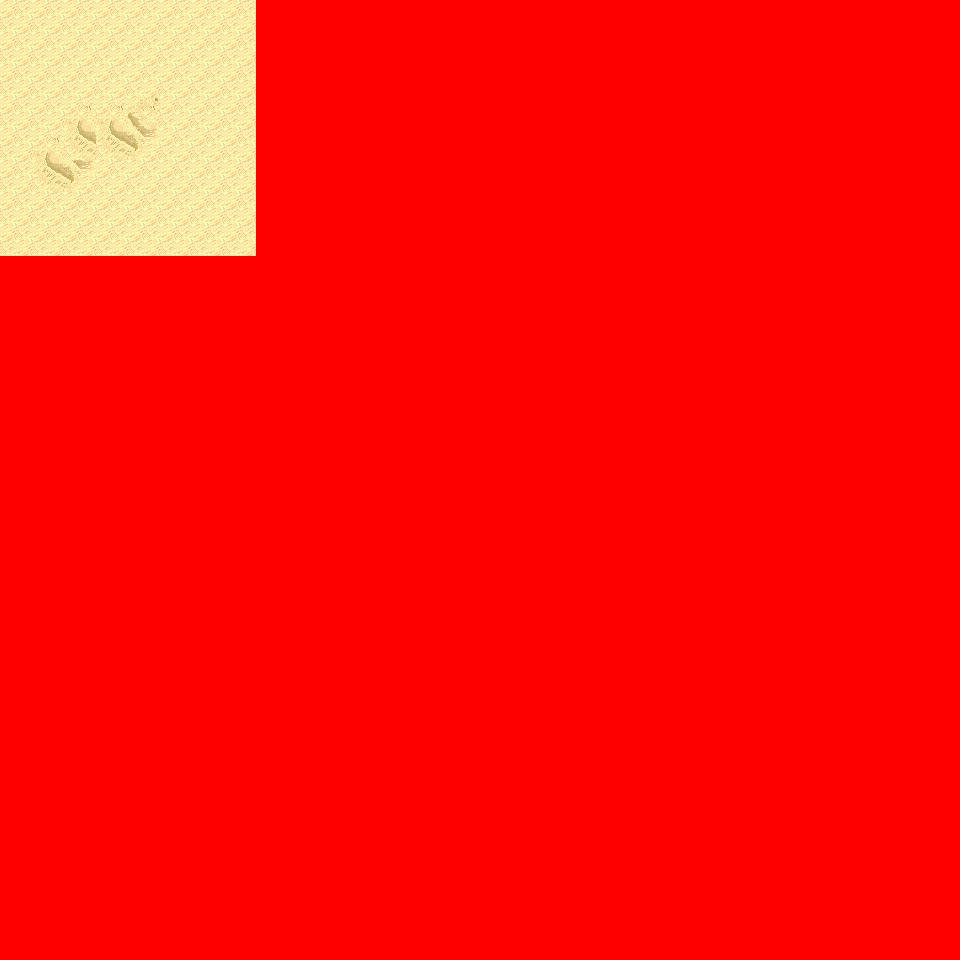

Below is a game level as drawn by its tile map, then a one-line description and the .tmx that defines it (tile-layer data replaced by summaries):
An orthogonal 30x30 tile map with 32x32 px tiles, 6 tile layers (Ground, Object, Object2, Above, ...), 14 tilesets and 2 objects (2x mapchange).

<map version="1.0" orientation="orthogonal" renderorder="right-down" width="30" height="30" tilewidth="32" tileheight="32" nextobjectid="3">
  <tileset firstgid="1" name="tileset_logic_collision" tilewidth="32" tileheight="32" tilecount="1" columns="1">
    <image source="../drawable/tileset_logic_collision.png" width="32" height="32" />
  </tileset>
  <tileset firstgid="2" name="tileset_ground_ground" tilewidth="32" tileheight="32" tilecount="33" columns="3">
    <image source="../drawable/tileset_ground_ground.png" width="96" height="352" />
  </tileset>
  <tileset firstgid="35" name="tileset_terrain_desert" tilewidth="32" tileheight="32" tilecount="88" columns="8">
    <image source="../drawable/tileset_terrain_desert.png" width="256" height="352" />
  </tileset>
  <tileset firstgid="123" name="tileset_building_stone_ruins" tilewidth="32" tileheight="32" tilecount="72" columns="6">
    <image source="../drawable/tileset_building_stone_ruins.png" width="192" height="384" />
  </tileset>
  <tileset firstgid="195" name="tileset_ground_sand_edges" tilewidth="32" tileheight="32" tilecount="15" columns="5">
    <image source="../drawable/tileset_ground_sand_edges.png" width="160" height="96" />
  </tileset>
  <tileset firstgid="210" name="tileset_ground_slate_tiles" tilewidth="32" tileheight="32" tilecount="15" columns="5">
    <image source="../drawable/tileset_ground_slate_tiles.png" width="160" height="96" />
  </tileset>
  <tileset firstgid="225" name="tileset_ground_sand_2" tilewidth="32" tileheight="32" tilecount="15" columns="5">
    <image source="../drawable/tileset_ground_sand_2.png" width="160" height="96" />
  </tileset>
  <tileset firstgid="240" name="tileset_plant_cactus_2" tilewidth="32" tileheight="32" tilecount="10" columns="5">
    <image source="../drawable/tileset_plant_cactus_2.png" width="160" height="64" />
  </tileset>
  <tileset firstgid="250" name="tileset_plant_round_cactuses" tilewidth="32" tileheight="32" tilecount="20" columns="10">
    <image source="../drawable/tileset_plant_round_cactuses.png" width="320" height="64" />
  </tileset>
  <tileset firstgid="270" name="tileset_plant_tree_banana_tree" tilewidth="32" tileheight="32" tilecount="40" columns="4">
    <image source="../drawable/tileset_plant_tree_banana_tree.png" width="128" height="320" />
  </tileset>
  <tileset firstgid="310" name="tileset_plant_tree_palm_tree" tilewidth="32" tileheight="32" tilecount="6" columns="2">
    <image source="../drawable/tileset_plant_tree_palm_tree.png" width="64" height="96" />
  </tileset>
  <tileset firstgid="316" name="tileset_plant_tree_palm_trees" tilewidth="32" tileheight="32" tilecount="40" columns="4">
    <image source="../drawable/tileset_plant_tree_palm_trees.png" width="128" height="320" />
  </tileset>
  <tileset firstgid="356" name="tileset_building_stone_tower" tilewidth="32" tileheight="32" tilecount="14" columns="2">
    <image source="../drawable/tileset_building_stone_tower.png" width="64" height="224" />
  </tileset>
  <tileset firstgid="370" name="tileset_plant_bush_large_green" tilewidth="32" tileheight="32" tilecount="9" columns="3">
    <image source="../drawable/tileset_plant_bush_large_green.png" width="96" height="96" />
  </tileset>
  <layer name="Ground" width="30" height="30">
    <data>[900 cells, 218 non-empty, 6 distinct tile ids]</data>
  </layer>
  <layer name="Object" width="30" height="30">
    <data>[900 cells, 12 non-empty, 5 distinct tile ids]</data>
  </layer>
  <layer name="Object2" width="30" height="30">
    <data>[900 cells, 0 non-empty, 0 distinct tile ids]</data>
  </layer>
  <layer name="Above" width="30" height="30">
    <data>[900 cells, 24 non-empty, 24 distinct tile ids]</data>
  </layer>
  <layer name="Above2" width="30" height="30">
    <data>[900 cells, 0 non-empty, 0 distinct tile ids]</data>
  </layer>
  <layer name="Walkable" width="30" height="30">
    <data>[900 cells, 836 non-empty, 1 distinct tile ids]</data>
  </layer>
  <objectgroup name="MapEvents">
    <object id="1" name="north" type="mapchange" x="0" y="0" width="256" height="32">
      <properties>
        <property name="map" value="0_ados_mountain_n2_w2_x3_y3" />
        <property name="place" value="south" />
      </properties>
    </object>
    <object id="2" name="west" type="mapchange" x="0" y="0" width="32" height="256">
      <properties>
        <property name="map" value="0_ados_mountain_n2_w2_x2_y4" />
        <property name="place" value="east" />
      </properties>
    </object>
  </objectgroup>
</map>
